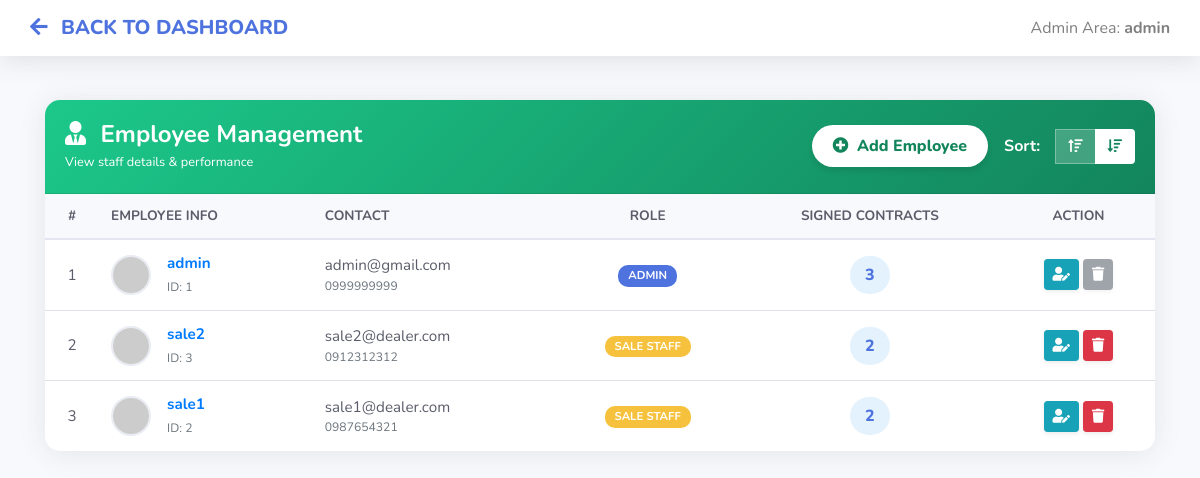
The page /employee.php (signed in) on the database its author committed.
### tables this page shows
CREATE TABLE users (
    id INT AUTO_INCREMENT PRIMARY KEY,
    username VARCHAR(50) NOT NULL UNIQUE,
    password VARCHAR(255) NOT NULL,
    email VARCHAR(50) NOT NULL,
    phone VARCHAR(15) NOT NULL,
    role VARCHAR(20) NOT NULL DEFAULT 'sale',
    login_token VARCHAR(255),
    token_expire INT(11)
);

### employee.php (the view, shortened to what this page needs)
<?php
include "auth_check.php";
$sort_order = "DESC";
$active_filter = "desc";
?>
<!DOCTYPE html>
<html lang="en">
<head>
    <link rel="stylesheet" href="https://stackpath.bootstrapcdn.com/bootstrap/4.3.1/css/bootstrap.min.css">
    <link rel="stylesheet" href="https://cdnjs.cloudflare.com/ajax/libs/font-awesome/5.15.3/css/all.min.css">
</head>
<body>
<nav class="navbar navbar-expand navbar-light navbar-custom fixed-top">
    <div class="container">
        <a class="navbar-brand" href="homepage.php"><i class="fas fa-arrow-left mr-2"></i> BACK TO DASHBOARD</a>
        <span class="navbar-text ml-auto">Admin Area: <b><?php echo $_SESSION['username']; ?></b></span>
    </div>
</nav>
<div class="container" style="margin-top: 100px; margin-bottom: 50px;">
    <div class="card card-table">
        <div class="card-header">
            <div>
                <h4><i class="fas fa-user-tie mr-2"></i> Employee Management</h4>
                <small>View staff details & performance</small>
            </div>
            <div class="d-flex align-items-center">
                <a href="add_employee.php" class="btn btn-add-emp mr-3"><i class="fas fa-plus-circle mr-1"></i> Add Employee</a>
                <div class="btn-group">
                    <span class="mr-3 align-self-center font-weight-bold d-none d-md-block">Sort:</span>
                    <a href="employee.php?sort=asc" class="btn btn-sort <?php echo ($active_filter == 'asc') ? 'active' : ''; ?>"><i class="fas fa-sort-amount-up"></i></a>
                    <a href="employee.php?sort=desc" class="btn btn-sort <?php echo ($active_filter == 'desc') ? 'active' : ''; ?>"><i class="fas fa-sort-amount-down"></i></a>
                </div>
            </div>
        </div>
        <div class="card-body p-0">
            <div class="table-responsive">
                <table class="table table-hover mb-0">
                    <thead>
                        <tr>
                            <th class="text-center">#</th>
                            <th>Employee Info</th>
                            <th>Contact</th>
                            <th class="text-center">Role</th>
                            <th class="text-center">Signed Contracts</th>
                            <th class="text-center">Action</th>
                        </tr>
                    </thead>
                    <tbody>
                        <?php
                        if (!empty($link)) {
                            $query = "SELECT u.id, u.username, u.email, u.phone, u.role, COUNT(st.transaction_id) as total_contracts
                                      FROM users u LEFT JOIN sales_transactions st ON u.id = st.sales_user_id
                                      GROUP BY u.id ORDER BY total_contracts $sort_order";
                            $res = mysqli_query($link, $query);
                            if (mysqli_num_rows($res) > 0) {
                                $count = 1;
                                while ($row = mysqli_fetch_assoc($res)) {
                                    $user_id = $row['id'];
                                    $u_name = htmlspecialchars($row['username']);
                                    $u_role = strtolower($row['role']);
                                    echo "<tr>";
                                    echo "<td class='text-center'>{$count}</td>";
                                    echo "<td>
                                            <div class='d-flex align-items-center'>
                                                <img class='img-profile mr-3' src='https://ui-avatars.com/api/?name={$u_name}&background=random'>
                                                <div>
                                                    <div class='font-weight-bold text-primary'>{$u_name}</div>
                                                    <small class='text-muted'>ID: {$user_id}</small>
                                                </div>
                                            </div>
                                          </td>";
                                    echo "<td><div>{$row['email']}</div><div class='small text-muted'>{$row['phone']}</div></td>";
                                    echo "<td class='text-center'>";
                                    if ($u_role == 'admin') echo "<span class='badge badge-role-admin'>ADMIN</span>";
                                    else echo "<span class='badge badge-role-sale'>SALE STAFF</span>";
                                    echo "</td>";
                                    echo "<td class='text-center'><span class='badge-sales-count'>{$row['total_contracts']}</span></td>";
                                    echo "<td class='text-center'>";
                                    echo "<a href='edituser.php?id={$user_id}' class='btn btn-info btn-sm shadow-sm mr-1'><i class='fas fa-user-edit'></i></a>";
                                    if ($u_role === 'admin') {
                                        echo "<button class='btn btn-secondary btn-sm shadow-sm' disabled title='Cannot delete Admin'><i class='fas fa-trash'></i></button>";
                                    } else {
                                        echo "<a href='employee.php?delete_id={$user_id}'
                                                 class='btn btn-danger btn-sm shadow-sm'
                                                 onclick=\"return confirm('Are you sure you want to delete this employee?');\">
                                                 <i class='fas fa-trash'></i>
                                              </a>";
                                    }
                                    echo "</td>";
                                    echo "</tr>";
                                    $count++;
                                }
                            } else {
                                echo "<tr><td colspan='6' class='text-center py-4'>No employees found.</td></tr>";
                            }
                        }
                        ?>
                    </tbody>
                </table>
            </div>
        </div>
    </div>
</div>
</body>
</html>

### employee.php (style rules this page uses)
body { background-color: #f8f9fc; font-family: 'Nunito', sans-serif; color: #5a5c69; }
.navbar-custom { background-color: #ffffff; box-shadow: 0 .15rem 1.75rem 0 rgba(58,59,69,.15); }
.navbar-brand { color: #4e73df !important; font-weight: 800; }
.card-table { border: none; border-radius: 15px; box-shadow: 0 0.15rem 1.75rem 0 rgba(58, 59, 69, 0.1); background-color: #fff; overflow: hidden; }
.card-header { background: linear-gradient(135deg, #1cc88a 0%, #13855c 100%); color: white; padding: 20px; display: flex; justify-content: space-between; align-items: center; }
.card-header h4 { margin: 0; font-weight: 700; }
.img-profile { height: 40px; width: 40px; border-radius: 50%; object-fit: cover; border: 2px solid #eaecf4; }
.table thead th { border-top: none; border-bottom: 2px solid #e3e6f0; background-color: #f8f9fc; color: #5a5c69; font-weight: 700; text-transform: uppercase; font-size: 0.85rem; vertical-align: middle; }
.table tbody td { vertical-align: middle; color: #5a5c69; font-size: 0.95rem; }
.badge-role-admin { background-color: #4e73df; color: white; padding: 5px 10px; border-radius: 10px; }
.badge-role-sale { background-color: #f6c23e; color: white; padding: 5px 10px; border-radius: 10px; }
.badge-sales-count { font-size: 1rem; padding: 8px 15px; border-radius: 30px; background-color: #e3f2fd; color: #4e73df; font-weight: 800; }
.btn-sort { background-color: rgba(255,255,255,0.2); color: white; border: 1px solid rgba(255,255,255,0.3); font-size: 0.9rem; }
.btn-sort.active { background-color: white; color: #13855c; font-weight: bold; }
.btn-add-emp { background-color: white; color: #13855c; font-weight: 800; border-radius: 50px; padding: 8px 20px; box-shadow: 0 4px 6px rgba(0,0,0,0.1); }

### rows shown on the page
users: username "admin", id "1", email "admin@gmail.com", phone "0999999999", role "ADMIN", total_contracts "3"
users: username "sale2", id "3", email "sale2@dealer.com", phone "0912312312", role "SALE STAFF", total_contracts "2"
users: username "sale1", id "2", email "sale1@dealer.com", phone "0987654321", role "SALE STAFF", total_contracts "2"

### other values the page prints
$_SESSION['username'] "admin"
